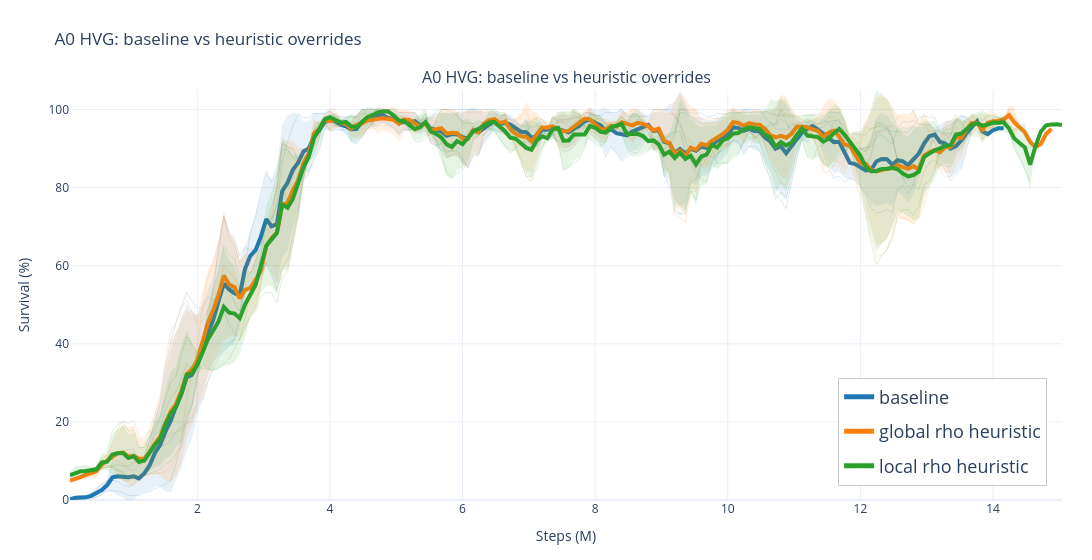

Notebook cell for this chart:
### Markdown cell above
## A0 HVG Heuristic Curves Together

Baseline, global rho heuristic, and local rho heuristic on one graph. Each curve is the mean over seeds `s0`, `s1`, `s2`; faint lines show the individual seeds.

### Code cell
import pandas as pd

A0_HVG_SEEDS = (0, 1, 2)


def seeded_runs(prefix, seeds=A0_HVG_SEEDS):
    return [f"{prefix}_s{seed}" for seed in seeds]


def report_missing_runs(groups, history):
    available = set(wm.available_run_names(history=history))
    rows = []
    for label, runs in groups.items():
        missing = [run for run in runs if run not in available]
        rows.append({"curve": label, "expected": len(runs), "available": len(runs) - len(missing), "missing": missing})
    coverage = pd.DataFrame(rows)
    display(coverage)
    return coverage


def style_bottom_right_legend(fig, save_name=None):
    fig.update_layout(
        legend=dict(
            x=0.985,
            y=0.035,
            xanchor="right",
            yanchor="bottom",
            orientation="v",
            font=dict(size=18),
            bgcolor="rgba(255,255,255,0.88)",
            bordercolor="rgba(80,80,80,0.30)",
            borderwidth=1,
            itemsizing="constant",
            tracegroupgap=8,
            title=dict(font=dict(size=18)),
        ),
    )
    if save_name:
        wm.save_plot(fig, save_name)
    return fig


a0_hvg_heuristic_runs = {
    "baseline": seeded_runs("a0_hvg_00_baseline"),
    "global rho heuristic": seeded_runs("a0_hvg_01_eval_rho090"),
    "local rho heuristic": seeded_runs("a0_hvg_04_eval_local_rho090"),
}
a0_hvg_heuristic_coverage = report_missing_runs(a0_hvg_heuristic_runs, history_df)

fig_a0_hvg_heuristic_curves = wm.plot_run_mean_groups(
    {
        "A0 HVG: baseline vs heuristic overrides": {
            "baseline": wm.mean_curve(
                a0_hvg_heuristic_runs["baseline"],
                color="#1f77b4",
                width=4,
                member_alpha=0.16,
                std_alpha=0.10,
            ),
            "global rho heuristic": wm.mean_curve(
                a0_hvg_heuristic_runs["global rho heuristic"],
                color="#ff7f0e",
                width=4,
                member_alpha=0.16,
                std_alpha=0.12,
            ),
            "local rho heuristic": wm.mean_curve(
                a0_hvg_heuristic_runs["local rho heuristic"],
                color="#2ca02c",
                width=4,
                member_alpha=0.16,
                std_alpha=0.12,
            ),
        }
    },
    split="test",
    smooth=5,
    title="A0 HVG: baseline vs heuristic overrides",
    ncols=1,
    subplot_height=560,
    width=1350,
    y_range=[0, 105],
    show_members=True,
    show_std=True,
    save_name="a0_hvg_heuristic_curves_together",
    history=history_df,
)
fig_a0_hvg_heuristic_curves = style_bottom_right_legend(
    fig_a0_hvg_heuristic_curves,
    save_name="a0_hvg_heuristic_curves_together",
)
fig_a0_hvg_heuristic_curves

### Figure 1 — Plotly figure (JSON) as saved in the notebook; plotly's stock layout.template omitted (floating-point values rounded to 4 significant figures; data arrays with more than 128 entries replaced by an {"elided": "..."} marker saying what was removed)
{"data": [{"hovertemplate": "<b>a0_hvg_00_baseline_s0</b><br>step: %{x:.2f}M<br>smoothed value: %{y:.3f}<extra></extra>", "legend": "legend", "legendgroup": "mean_subplot1:baseline", "line": {"color": "#1f77b4", "dash": "solid", "width": 1}, "mode": "lines", "name": "baseline member", "opacity": 0.16, "showlegend": false, "type": "scatter", "x": {"elided": "171 float values"}, "xaxis": "x", "y": {"elided": "171 float values"}, "yaxis": "y"}, {"hovertemplate": "<b>a0_hvg_00_baseline_s1</b><br>step: %{x:.2f}M<br>smoothed value: %{y:.3f}<extra></extra>", "legend": "legend", "legendgroup": "mean_subplot1:baseline", "line": {"color": "#1f77b4", "dash": "solid", "width": 1}, "mode": "lines", "name": "baseline member", "opacity": 0.16, "showlegend": false, "type": "scatter", "x": {"elided": "171 float values"}, "xaxis": "x", "y": {"elided": "171 float values"}, "yaxis": "y"}, {"hovertemplate": "<b>a0_hvg_00_baseline_s2</b><br>step: %{x:.2f}M<br>smoothed value: %{y:.3f}<extra></extra>", "legend": "legend", "legendgroup": "mean_subplot1:baseline", "line": {"color": "#1f77b4", "dash": "solid", "width": 1}, "mode": "lines", "name": "baseline member", "opacity": 0.16, "showlegend": false, "type": "scatter", "x": {"elided": "177 float values"}, "xaxis": "x", "y": {"elided": "177 float values"}, "yaxis": "y"}, {"fill": "toself", "fillcolor": "rgba(31,119,180,0.1)", "hoverinfo": "skip", "legend": "legend", "legendgroup": "mean_subplot1:baseline", "line": {"color": "rgba(0,0,0,0)", "width": 0}, "mode": "lines", "name": "baseline std", "showlegend": false, "type": "scatter", "x": {"elided": "354 float values"}, "xaxis": "x", "y": {"elided": "354 float values"}, "yaxis": "y"}, {"customdata": {"elided": "177 int values"}, "hovertemplate": "<b>baseline</b><br>metric: test/charts/episodic_survival<br>runs at step: %{customdata}<br>step: %{x:.2f}M<br>mean of smoothed seeds: %{y:.3f}<extra></extra>", "legend": "legend", "legendgroup": "mean_subplot1:baseline", "line": {"color": "#1f77b4", "dash": "solid", "width": 4}, "mode": "lines", "name": "baseline", "opacity": 1, "showlegend": true, "type": "scatter", "x": {"elided": "177 float values"}, "xaxis": "x", "y": {"elided": "177 float values"}, "yaxis": "y"}, {"hovertemplate": "<b>a0_hvg_01_eval_rho090_s0</b><br>step: %{x:.2f}M<br>smoothed value: %{y:.3f}<extra></extra>", "legend": "legend", "legendgroup": "mean_subplot1:global rho heuristic", "line": {"color": "#ff7f0e", "dash": "solid", "width": 1}, "mode": "lines", "name": "global rho heuristic member", "opacity": 0.16, "showlegend": false, "type": "scatter", "x": {"elided": "179 float values"}, "xaxis": "x", "y": {"elided": "179 float values"}, "yaxis": "y"}, {"hovertemplate": "<b>a0_hvg_01_eval_rho090_s1</b><br>step: %{x:.2f}M<br>smoothed value: %{y:.3f}<extra></extra>", "legend": "legend", "legendgroup": "mean_subplot1:global rho heuristic", "line": {"color": "#ff7f0e", "dash": "solid", "width": 1}, "mode": "lines", "name": "global rho heuristic member", "opacity": 0.16, "showlegend": false, "type": "scatter", "x": {"elided": "179 float values"}, "xaxis": "x", "y": {"elided": "179 float values"}, "yaxis": "y"}, {"hovertemplate": "<b>a0_hvg_01_eval_rho090_s2</b><br>step: %{x:.2f}M<br>smoothed value: %{y:.3f}<extra></extra>", "legend": "legend", "legendgroup": "mean_subplot1:global rho heuristic", "line": {"color": "#ff7f0e", "dash": "solid", "width": 1}, "mode": "lines", "name": "global rho heuristic member", "opacity": 0.16, "showlegend": false, "type": "scatter", "x": {"elided": "186 float values"}, "xaxis": "x", "y": {"elided": "186 float values"}, "yaxis": "y"}, {"fill": "toself", "fillcolor": "rgba(255,127,14,0.12)", "hoverinfo": "skip", "legend": "legend", "legendgroup": "mean_subplot1:global rho heuristic", "line": {"color": "rgba(0,0,0,0)", "width": 0}, "mode": "lines", "name": "global rho heuristic std", "showlegend": false, "type": "scatter", "x": {"elided": "372 float values"}, "xaxis": "x", "y": {"elided": "372 float values"}, "yaxis": "y"}, {"customdata": {"elided": "186 int values"}, "hovertemplate": "<b>global rho heuristic</b><br>metric: test/charts/episodic_survival<br>runs at step: %{customdata}<br>step: %{x:.2f}M<br>mean of smoothed seeds: %{y:.3f}<extra></extra>", "legend": "legend", "legendgroup": "mean_subplot1:global rho heuristic", "line": {"color": "#ff7f0e", "dash": "solid", "width": 4}, "mode": "lines", "name": "global rho heuristic", "opacity": 1, "showlegend": true, "type": "scatter", "x": {"elided": "186 float values"}, "xaxis": "x", "y": {"elided": "186 float values"}, "yaxis": "y"}, {"hovertemplate": "<b>a0_hvg_04_eval_local_rho090_s0</b><br>step: %{x:.2f}M<br>smoothed value: %{y:.3f}<extra></extra>", "legend": "legend", "legendgroup": "mean_subplot1:local rho heuristic", "line": {"color": "#2ca02c", "dash": "solid", "width": 1}, "mode": "lines", "name": "local rho heuristic member", "opacity": 0.16, "showlegend": false, "type": "scatter", "x": {"elided": "182 float values"}, "xaxis": "x", "y": {"elided": "182 float values"}, "yaxis": "y"}, {"hovertemplate": "<b>a0_hvg_04_eval_local_rho090_s1</b><br>step: %{x:.2f}M<br>smoothed value: %{y:.3f}<extra></extra>", "legend": "legend", "legendgroup": "mean_subplot1:local rho heuristic", "line": {"color": "#2ca02c", "dash": "solid", "width": 1}, "mode": "lines", "name": "local rho heuristic member", "opacity": 0.16, "showlegend": false, "type": "scatter", "x": {"elided": "181 float values"}, "xaxis": "x", "y": {"elided": "181 float values"}, "yaxis": "y"}, {"hovertemplate": "<b>a0_hvg_04_eval_local_rho090_s2</b><br>step: %{x:.2f}M<br>smoothed value: %{y:.3f}<extra></extra>", "legend": "legend", "legendgroup": "mean_subplot1:local rho heuristic", "line": {"color": "#2ca02c", "dash": "solid", "width": 1}, "mode": "lines", "name": "local rho heuristic member", "opacity": 0.16, "showlegend": false, "type": "scatter", "x": {"elided": "188 float values"}, "xaxis": "x", "y": {"elided": "188 float values"}, "yaxis": "y"}, {"fill": "toself", "fillcolor": "rgba(44,160,44,0.12)", "hoverinfo": "skip", "legend": "legend", "legendgroup": "mean_subplot1:local rho heuristic", "line": {"color": "rgba(0,0,0,0)", "width": 0}, "mode": "lines", "name": "local rho heuristic std", "showlegend": false, "type": "scatter", "x": {"elided": "376 float values"}, "xaxis": "x", "y": {"elided": "376 float values"}, "yaxis": "y"}, {"customdata": {"elided": "188 int values"}, "hovertemplate": "<b>local rho heuristic</b><br>metric: test/charts/episodic_survival<br>runs at step: %{customdata}<br>step: %{x:.2f}M<br>mean of smoothed seeds: %{y:.3f}<extra></extra>", "legend": "legend", "legendgroup": "mean_subplot1:local rho heuristic", "line": {"color": "#2ca02c", "dash": "solid", "width": 4}, "mode": "lines", "name": "local rho heuristic", "opacity": 1, "showlegend": true, "type": "scatter", "x": {"elided": "188 float values"}, "xaxis": "x", "y": {"elided": "188 float values"}, "yaxis": "y"}], "layout": {"annotations": [{"font": {"size": 16}, "showarrow": false, "text": "A0 HVG: baseline vs heuristic overrides", "x": 0.5, "xanchor": "center", "xref": "paper", "y": 1, "yanchor": "bottom", "yref": "paper"}], "height": 560, "hovermode": "x unified", "legend": {"bgcolor": "rgba(255,255,255,0.88)", "bordercolor": "rgba(80,80,80,0.30)", "borderwidth": 1, "font": {"size": 18}, "itemsizing": "constant", "orientation": "v", "title": {"font": {"size": 18}}, "tracegroupgap": 8, "x": 0.985, "xanchor": "right", "y": 0.035, "yanchor": "bottom"}, "margin": {"b": 60, "l": 70, "r": 30, "t": 90}, "showlegend": true, "title": {"text": "A0 HVG: baseline vs heuristic overrides"}, "width": 1350, "xaxis": {"anchor": "y", "domain": [0, 1], "title": {"text": "Steps (M)"}}, "yaxis": {"anchor": "x", "domain": [0, 1], "range": [0, 105], "title": {"text": "Survival (%)"}}}}
